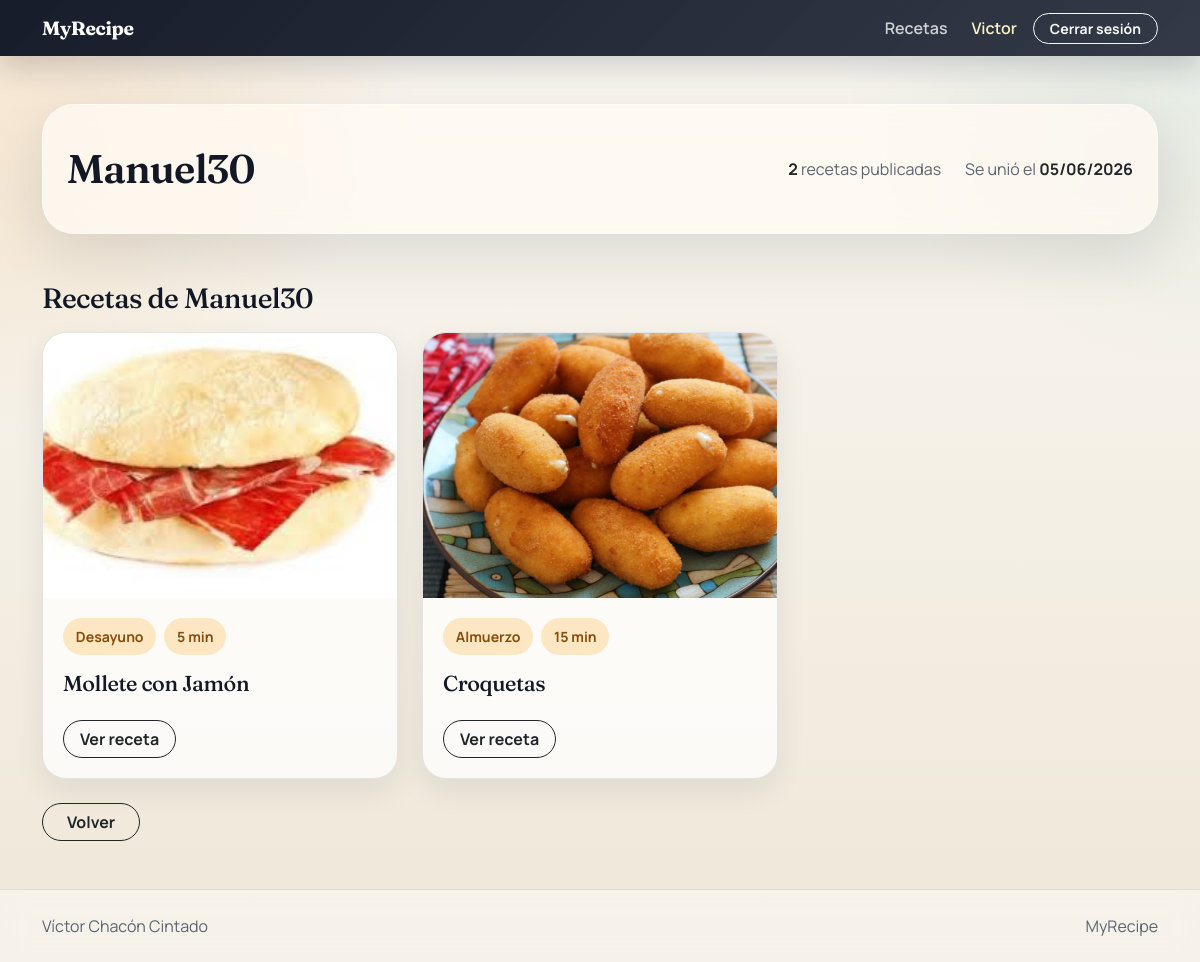
The page /perfil/Manuel30/ (signed in) on the database its author committed.
### recetas/models.py (models this page shows, shortened)
class Receta(models.Model):
    titulo = models.CharField(max_length=200)
    ingredientes = models.TextField()
    pasos_elaboracion = models.TextField()
    tiempo_preparacion = models.PositiveIntegerField()
    categoria = models.ForeignKey(Categoria, on_delete=models.SET_NULL, null=True)
    autor = models.ForeignKey(settings.AUTH_USER_MODEL, on_delete=models.CASCADE)
    fecha_creacion = models.DateTimeField(auto_now_add=True)
    favoritos = models.ManyToManyField(settings.AUTH_USER_MODEL, related_name='recetas_favoritas', blank=True)
    imagen = models.ImageField(upload_to='recetas/')

class Categoria(models.Model):
    nombre = models.CharField(max_length=100)
    descripcion = models.TextField(blank=True, null=True)
    def __str__(self):
        return self.nombre

### recetas/views.py (the view)
# urls.py: path('perfil/<str:username>/', views.perfil_usuario, name='perfil_usuario'),
def perfil_usuario(request, username):
    from django.contrib.auth.models import User
    usuario = get_object_or_404(User, username=username)
    recetas = Receta.objects.filter(autor=usuario).select_related('categoria', 'autor').order_by('-fecha_creacion')
    return render(request, 'perfil.html', {'usuario': usuario, 'recetas': recetas})

### templates/perfil.html (shortened to what this page needs)
{% extends 'base.html' %}
{% block content %}
<section class="profile-shell mb-4 mb-lg-5">
    <div class="row g-4 align-items-center py-2 py-lg-3">
        <div class="col-lg-6">
            <h1 class="display-6 fw-semibold mb-0">{{ usuario.username }}</h1>
        </div>
        <div class="col-lg-6 text-lg-end muted-text">
            <div class="d-flex flex-column flex-lg-row justify-content-lg-end gap-2 gap-lg-4">
                <span><strong class="text-dark">{{ recetas|length }}</strong> recetas publicadas</span>
                <span>Se unió el <strong class="text-dark">{{ usuario.date_joined|date:"d/m/Y" }}</strong></span>
            </div>
        </div>
    </div>
</section>
<h2 class="section-title h3">Recetas de {{ usuario.username }}</h2>
{% if recetas %}
    <div class="row g-4">
        {% for receta in recetas %}
            <div class="col-md-6 col-xl-4">
                <article class="recipe-card">
                    {% if receta.imagen %}
                        <img class="recipe-card__image" src="{{ receta.imagen.url }}" alt="{{ receta.titulo }}">
                    {% endif %}
                    <div class="recipe-card__body d-flex flex-column gap-3">
                        <div>
                            <div class="d-flex flex-wrap gap-2 mb-3">
                                <span class="badge-soft">{{ receta.categoria|default:"Sin categoría" }}</span>
                                <span class="badge-soft">{{ receta.tiempo_preparacion }} min</span>
                            </div>
                            <h3 class="recipe-card__title h4">{{ receta.titulo }}</h3>
                        </div>
                        <a class="btn btn-outline-dark rounded-pill px-3 align-self-start" href="{% url 'detalle_receta' receta_id=receta.id %}">Ver receta</a>
                    </div>
                </article>
            </div>
        {% endfor %}
    </div>
{% else %}
    <div class="empty-state text-center">Este usuario no tiene recetas todavía.</div>
{% endif %}
<div class="mt-4">
    <a href="{% url 'lista_recetas' %}" class="btn btn-outline-dark rounded-pill px-4">Volver</a>
</div>
{% endblock %}

### templates/base.html (shortened to what this page needs)
{% load static %}
<!DOCTYPE html>
<html lang="es">
<head>
    <link href="https://cdn.jsdelivr.net/npm/bootstrap@5.3.3/dist/css/bootstrap.min.css" rel="stylesheet">
    <link rel="stylesheet" href="{% static 'css/styles.css' %}">
</head>
<body>
    <nav class="navbar navbar-expand-lg navbar-dark site-navbar sticky-top">
        <div class="container">
            <a class="navbar-brand brand-mark" href="{% url 'lista_recetas' %}">MyRecipe</a>
            <div class="collapse navbar-collapse" id="mainNav">
                <div class="navbar-nav ms-auto gap-lg-2 align-items-lg-center">
                    <a class="nav-link" href="{% url 'lista_recetas' %}">Recetas</a>
                    {% if user.is_authenticated %}
                        <a class="nav-link nav-link--profile" href="{% url 'perfil_usuario' username=user.username %}">{{ user.username }}</a>
                        <form method="POST" action="{% url 'logout' %}" class="d-lg-inline-block">
                            <button type="submit" class="btn btn-outline-light btn-sm rounded-pill px-3">Cerrar sesión</button>
                        </form>
                    {% else %}
                        <a class="nav-link" href="{% url 'login' %}">Iniciar sesión</a>
                        <a class="btn btn-brand btn-sm rounded-pill px-3" href="{% url 'registrar_usuario' %}">Crear cuenta</a>
                    {% endif %}
                </div>
            </div>
        </div>
    </nav>
    <main class="site-main">
        <div class="container py-4 py-lg-5">
            {% block content %}{% endblock %}
        </div>
    </main>
    <footer class="site-footer py-4">
        <div class="container d-flex flex-column flex-md-row justify-content-between align-items-md-center gap-2">
            <span>Víctor Chacón Cintado</span>
            <span>MyRecipe</span>
        </div>
    </footer>
</body>
</html>

### static/css/styles.css (style rules this page uses)
:root { --bg: #f5f1e8; --surface: #fffaf2; --surface-strong: #fff4e6; --ink: #121826; --muted: #5b6472; --line: rgba(18, 24, 38, 0.1); --accent: #d97706; --accent-strong: #b45309; --accent-soft: #fde7c2; --accent-2: #0f766e; --shadow: 0 20px 60px rgba(18, 24, 38, 0.12); }
html { scroll-behavior: smooth; }
body { min-height: 100vh; font-family: 'Manrope', sans-serif; color: var(--ink); background: radial-gradient(circle at top left, rgba(217, 119, 6, 0.18), transparent 28%), radial-gradient(circle at top right, rgba(15, 118, 110, 0.12), transparent 24%), linear-gradient(180deg, #fbf7ef 0%, #f5f1e8 42%, #efe7d8 100%); }
h1, h2, h3, h4, .brand-mark { font-family: 'Fraunces', serif; letter-spacing: -0.02em; }
.site-navbar { background: linear-gradient(135deg, rgba(18, 24, 38, 0.98), rgba(39, 46, 61, 0.94)); box-shadow: 0 12px 30px rgba(18, 24, 38, 0.18); backdrop-filter: blur(18px); }
.brand-mark { display: inline-flex; align-items: center; gap: 0.75rem; text-decoration: none; font-size: 1.2rem; font-weight: 700; }
.navbar-dark .nav-link { color: rgba(255, 255, 255, 0.78); font-weight: 600; }
.nav-link--profile { color: #fef3c7 !important; }
.site-main { position: relative; }
.site-main::before { content: ''; position: absolute; inset: 0; background: linear-gradient(180deg, rgba(255, 255, 255, 0.2), transparent 18%); pointer-events: none; }
.site-footer { color: var(--muted); border-top: 1px solid var(--line); background: rgba(255, 255, 255, 0.45); backdrop-filter: blur(12px); }
.hero-panel, .content-panel, .auth-shell, .form-shell, .detail-shell, .comment-shell, .profile-shell { position: relative; border: 1px solid rgba(255, 255, 255, 0.5); background: rgba(255, 250, 242, 0.78); backdrop-filter: blur(16px); border-radius: 2rem; box-shadow: var(--shadow); }
.muted-text { color: var(--muted); }
.search-panel, .info-panel, .recipe-card, .comment-item, .summary-card, .form-card { border: 1px solid var(--line); background: rgba(255, 255, 255, 0.76); border-radius: 1.5rem; box-shadow: 0 12px 30px rgba(18, 24, 38, 0.08); }
.recipe-card { overflow: hidden; height: 100%; transition: transform 180ms ease, box-shadow 180ms ease; }
.recipe-card__image { aspect-ratio: 4 / 3; object-fit: cover; width: 100%; }
.recipe-card__body { padding: 1.25rem; }
.recipe-card__title { font-size: 1.35rem; margin-bottom: 0.45rem; }
.badge-soft { display: inline-flex; align-items: center; padding: 0.5rem 0.8rem; border-radius: 999px; background: var(--accent-soft); color: #854d0e; font-weight: 700; font-size: 0.88rem; }
.content-panel, .detail-shell, .comment-shell, .profile-shell, .auth-shell, .form-shell { padding: 1.5rem; }
.section-title { margin-bottom: 1rem; }
button, .btn { font-weight: 700; }

### rows shown on the page
Receta: imagen (picture), categoria "Desayuno", tiempo_preparacion "5", titulo "Mollete con Jamón"
Receta: imagen (picture), categoria "Almuerzo", tiempo_preparacion "15", titulo "Croquetas"

### other values the page prints
{{ user.username }} "Victor"
{{ usuario.username }} "Manuel30"
{{ recetas|length }} "2"
{{ usuario.date_joined|date:"d/m/Y" }} "05/06/2026"
